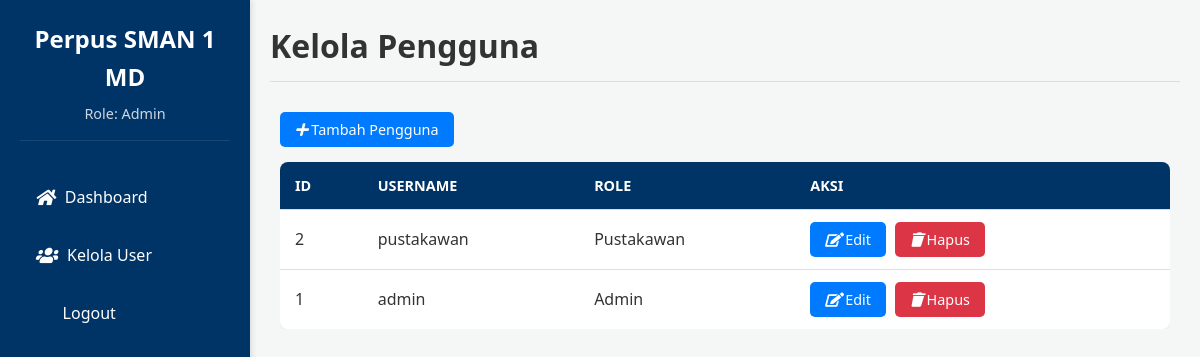
The page /admin/users.php (signed in) on the database its author committed.
### tables this page shows
CREATE TABLE users (
    id_user INT(11) NOT NULL AUTO_INCREMENT,
    username VARCHAR(50) NOT NULL UNIQUE,
    password VARCHAR(255) NOT NULL,  
    role ENUM('admin', 'pustakawan', 'siswa', 'guru') NOT NULL,
    PRIMARY KEY (id_user)
);

### admin/users.php (the view, shortened to what this page needs)
<?php
require_once '../config/database.php';
$db = new Database();
$conn = $db->getConnection();
$result = $conn->query("SELECT * FROM users ORDER BY id_user DESC");
$users = $result->fetch_all(MYSQLI_ASSOC);
echo get_header("Kelola Pengguna", $_SESSION['role']);
?>
<button class="btn btn-primary" data-modal-target="modalAddEdit"><i class="icon-plus"></i> Tambah Pengguna</button>
<div class="table-responsive">
    <table class="data-table">
        <thead>
            <tr>
                <th>ID</th>
                <th>Username</th>
                <th>Role</th>
                <th>Aksi</th>
            </tr>
        </thead>
        <tbody>
            <?php foreach ($users as $user): ?>
            <tr>
                <td><?php echo $user['id_user']; ?></td>
                <td><?php echo $user['username']; ?></td>
                <td><?php echo ucfirst($user['role']); ?></td>
                <td>
                    <button class="btn btn-primary btn-sm"
                            data-modal-target="modalAddEdit"
                            data-id="<?php echo $user['id_user']; ?>"
                            data-username="<?php echo $user['username']; ?>"
                            data-role="<?php echo $user['role']; ?>"
                            onclick="editUser(this)"><i class="icon-edit"></i> Edit</button>
                    <a href="users.php?delete_id=<?php echo $user['id_user']; ?>"
                       class="btn btn-danger btn-sm"
                       onclick="return confirm('Yakin ingin menghapus pengguna ini?');"><i class="icon-trash"></i> Hapus</a>
                </td>
            </tr>
            <?php endforeach; ?>
        </tbody>
    </table>
</div>
<?php
echo get_footer();
?>

### assets/css/style.css (style rules this page uses)
* { box-sizing: border-box; margin: 0; padding: 0; font-family: 'Segoe UI', Tahoma, Geneva, Verdana, sans-serif; }
:root { --primary-color: #003366; --secondary-color: #007bff; --background-color: #f4f7f6; --card-background: #ffffff; --text-color: #333; --success-color: #28a745; --danger-color: #dc3545; --border-color: #ddd; }
body { background-color: var(--background-color); color: var(--text-color); line-height: 1.6; }
a { text-decoration: none; color: var(--secondary-color); }
.table-responsive { overflow-x: auto; }
.data-table { width: 100%; border-collapse: collapse; margin-top: 15px; background: var(--card-background); border-radius: 8px; overflow: hidden; box-shadow: 0 2px 5px rgba(0, 0, 0, 0.05); }
.data-table th, .data-table td { padding: 12px 15px; text-align: left; border-bottom: 1px solid var(--border-color); }
.data-table th { background-color: var(--primary-color); color: white; font-weight: 600; text-transform: uppercase; font-size: 0.9em; }
.data-table tr:last-child td { border-bottom: none; }
.btn { padding: 8px 15px; border: none; border-radius: 5px; cursor: pointer; font-size: 0.9em; margin-right: 5px; transition: opacity 0.3s; }
.btn-primary { background-color: var(--secondary-color); color: white; }
.btn-danger { background-color: var(--danger-color); color: white; }
.icon-plus:before { content: "\f067"; font-family: "Font Awesome 5 Free"; font-weight: 900; }
.icon-edit:before { content: "\f044"; font-family: "Font Awesome 5 Free"; font-weight: 900; }
.icon-trash:before { content: "\f1f8"; font-family: "Font Awesome 5 Free"; font-weight: 900; }

### rows shown on the page
users: id_user "2", username "pustakawan", role "Pustakawan"
users: id_user "1", username "admin", role "Admin"

### other values the page prints
$role "Admin"
$item['text'] "Dashboard"
$item['text'] "Kelola User"
$title "Kelola Pengguna"
